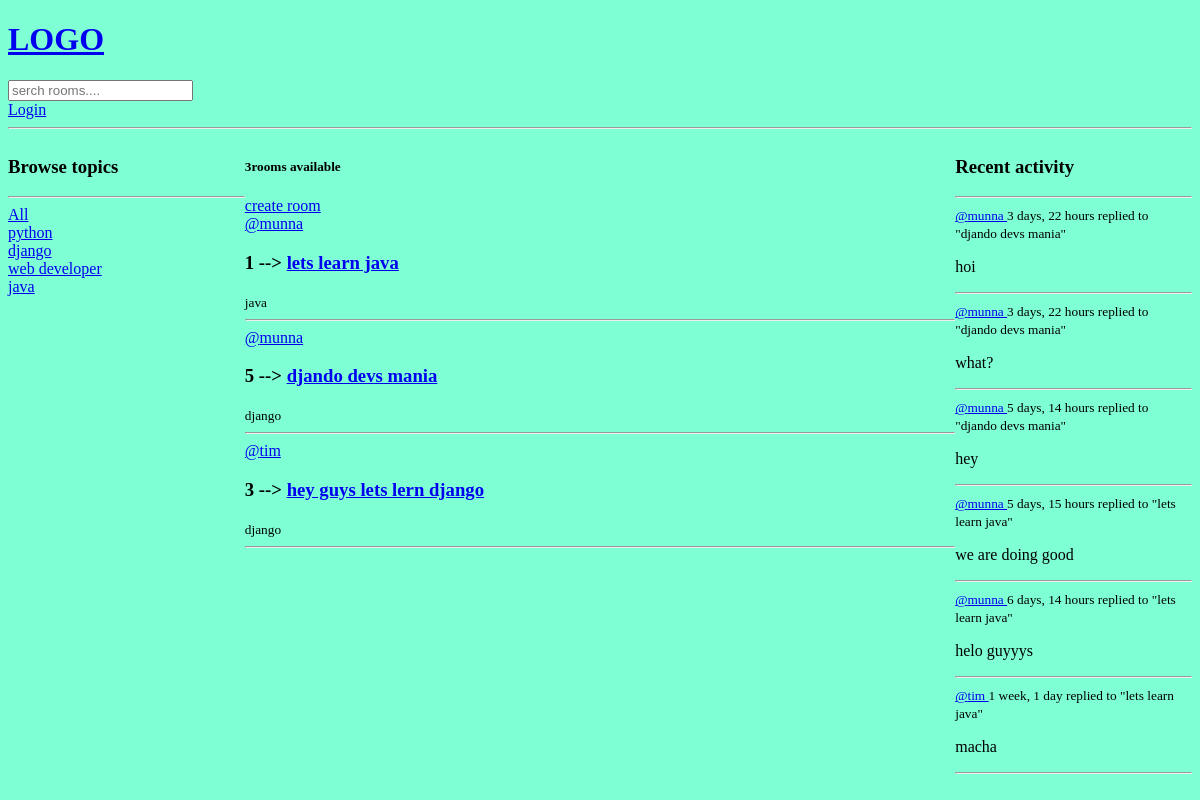
Before: / with the older database file.
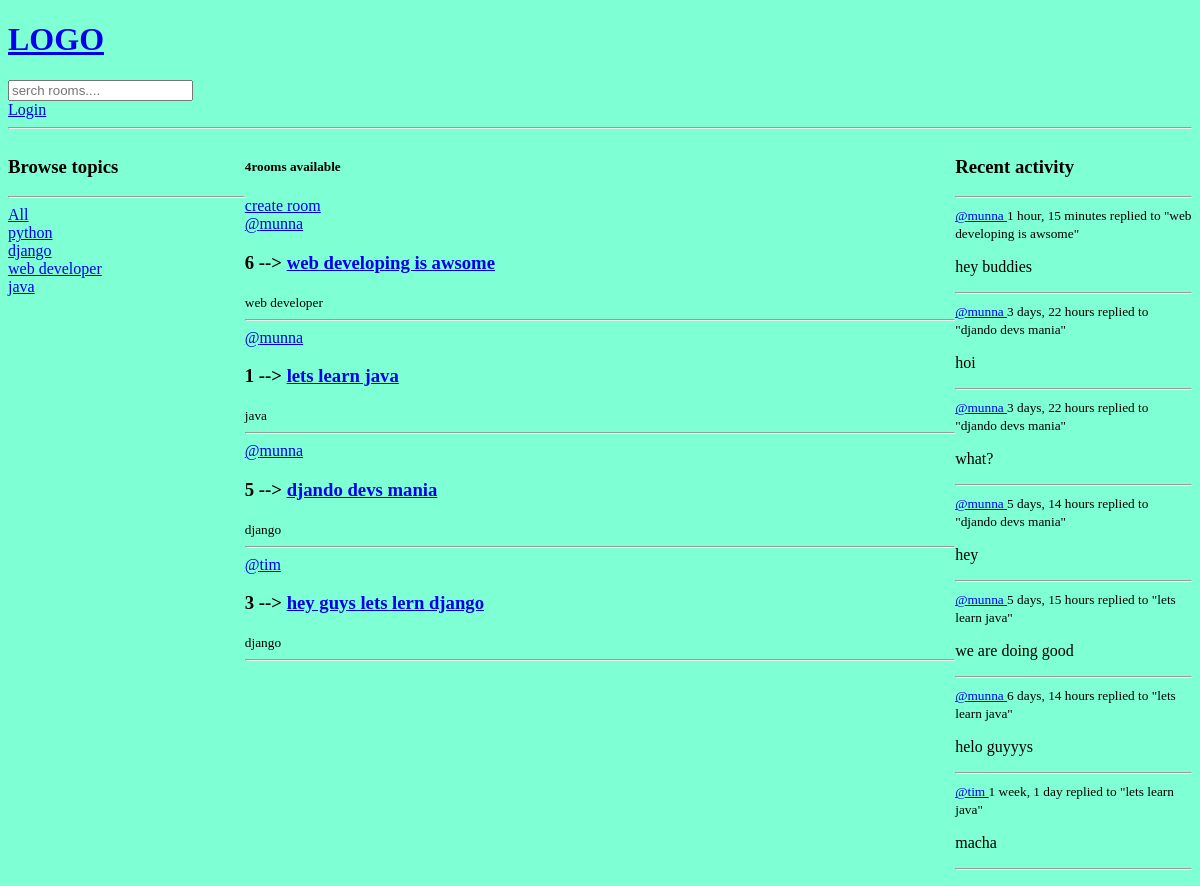
After: the same page with the newer database file.
### base/models.py (models this page shows, shortened)
class Topic(models.Model):
    name = models.CharField(max_length=200)

class Room(models.Model):
    host= models.ForeignKey(User,on_delete=models.SET_NULL,null=True)
    topic = models.ForeignKey(Topic,on_delete=models.SET_NULL,null=True)
    name = models.CharField(max_length=200)
    description = models.TextField(null=True,blank=True)
    participents = models.ManyToManyField(User,related_name='participents',blank=True)
    updated = models.DateTimeField(auto_now=True)
    created = models.DateTimeField(auto_now_add=True)
    class Meta:
        ordering = ['-updated','-created']
    def __str__(self) :
        return self.name

class Messege(models.Model):
    user = models.ForeignKey(User,on_delete=models.CASCADE)
    room = models.ForeignKey(Room,on_delete=models.CASCADE)
    body = models.TextField()
    updated = models.DateTimeField(auto_now=True)
    created = models.DateTimeField(auto_now_add=True)
    class Meta:
        ordering = ['-updated','-created']
    def __str__(self) :
        return self.body[0:50]

### base/views.py (the view)
# urls.py: path('',views.home, name="home"),
def home(request):
    q = request.GET.get('q') if request.GET.get('q') != None else ''
    rooms = Room.objects.filter(
        Q(topic__name__icontains=q) |
        Q(name__icontains=q)|
        Q(description__icontains=q)
        )
    topics =Topic.objects.all()
    room_count = rooms.count()
    room_messeges = Messege.objects.filter(Q(room__topic__name__icontains=q))
    context ={
        'rooms':rooms,
        'topic':topics,
        'room_count':room_count,
        'room_messeges':room_messeges,
    }
    return render(request,'base/home.html',context)

### base/templates/base/home.html (shortened to what this page needs)
{% extends 'main.html'%}
{% block content %}
<div class="home-container">
<div>
   {% include 'base/topics_components.html' %}
</div>
<div>
    <h5>{{room_count}}rooms available</h5>
    <a href="{% url 'create-room' %}">create room</a>
    <div>
       {% include 'base/feed_component.html'%}
    </div>
</div>
<div>
    {% include 'base/activity_component.html'%}
</div>
</div>
{% endblock %}

### base/templates/base/topics_components.html
<h3>Browse topics</h3>
<hr>
<div>
    <a href="{% url 'home' %}">All</a>
</div>
{% for topic in topic %}
<div>
    <a href="{% url 'home' %}?q={{topic.name}}">{{ topic.name}}</a>
</div>
{% endfor %}

### base/templates/base/feed_component.html (shortened to what this page needs)
{% for room in rooms %}
<div>
    <a href="{% url 'user-profile' room.host.id%}">
        @{{room.host.username}}
    </a>
    <h3>{{ room.id}} --> <a href="{% url 'room' room.id %}">{{ room.name }}</a></h3>
    <small>{{room.topic.name}}</small>
    <hr>
</div>
{% endfor %}

### base/templates/base/activity_component.html
    <h3>Recent activity</h3>
    <hr>
    {% for messege in room_messeges %}
    <div>
        <small><a href="{% url 'user-profile' messege.user.id %}">@{{messege.user}} </a>{{messege.created|timesince}}
        </small>
        <small>replied to "{{messege.room}}"</small>
        <p>{{messege}}</p>
        <hr>
    </div>
    {% endfor%}

Changed rows visible on the page:
added Room: host.username "munna", id "6", name "web developing is awsome", topic.name "web developer"
added Messege: user "munna", created "1 hour, 15 minutes", room "web developing is awsome", body "hey buddies"
Other visible differences:
{{ room_count }}: "3" → "4"
